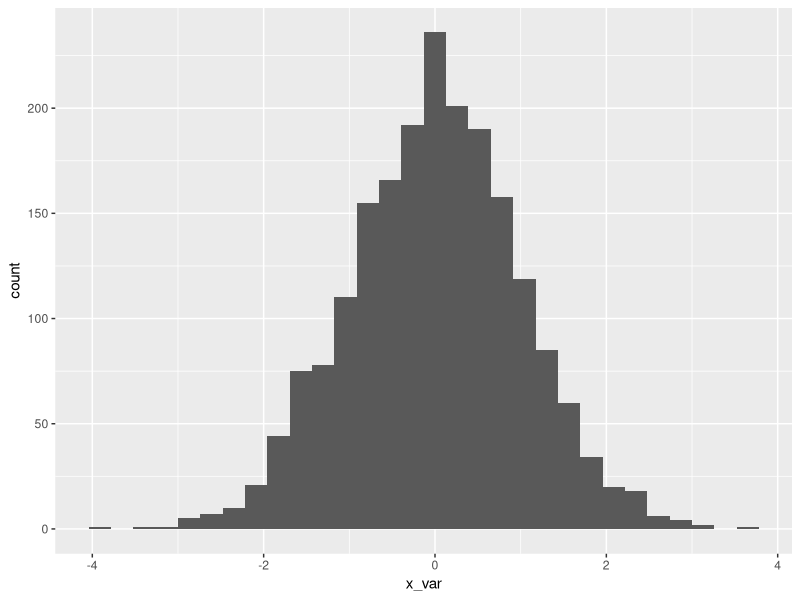
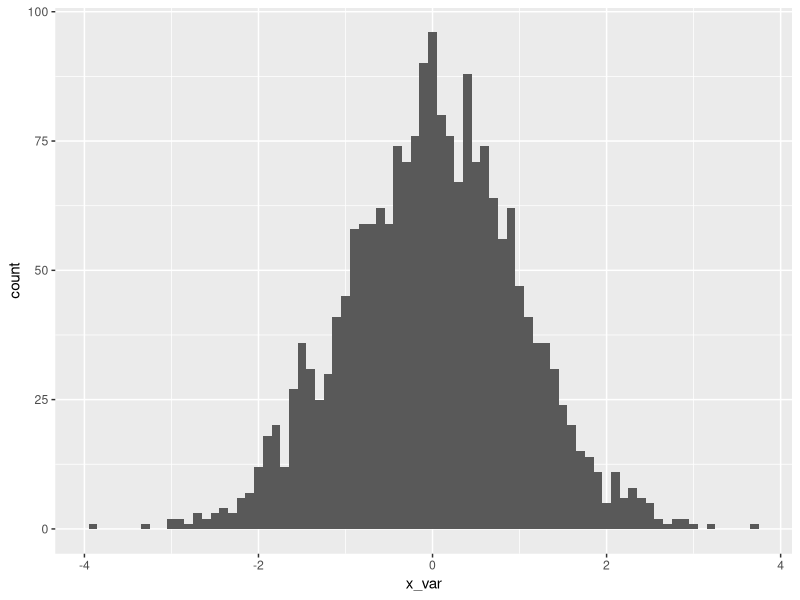
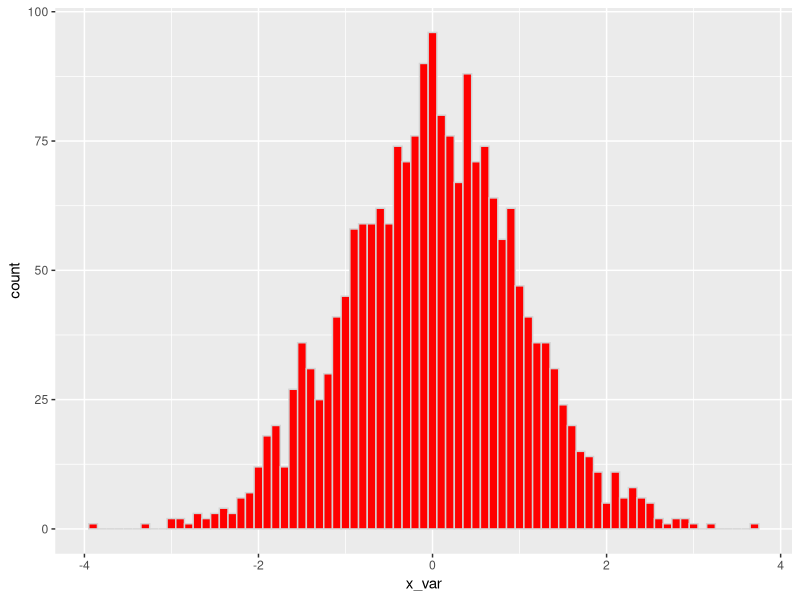

These charts were generated, in order, by the following R code: (Note: this script raises an error after producing the figures.)
library(ggplot2)

set.seed(11)
df.histogram_dummy <- data.frame(x_var = rnorm(2000))

# BASIC HISTOGRAM
ggplot(data=df.histogram_dummy, aes(x=x_var)) +
  geom_histogram()

# WIDER BINWIDTH
## default is range/30
ggplot(data=df.histogram_dummy, aes(x=x_var)) +
  geom_histogram(binwidth=.1)

# ADD COLOR AND BORDER
ggplot(data=df.histogram_dummy, aes(x=x_var)) +
  geom_histogram(color="light gray", fill="red", binwidth=.1)

# MORE EXAMPLES
## using car_specs dataset
ggplot(data=df.car_specs, aes(x=horsepower_bhp)) +
  geom_histogram()

ggplot(data=df.car_specs, aes(x=horsepower_bhp)) +
  geom_histogram(color="light gray", fill="blue")
